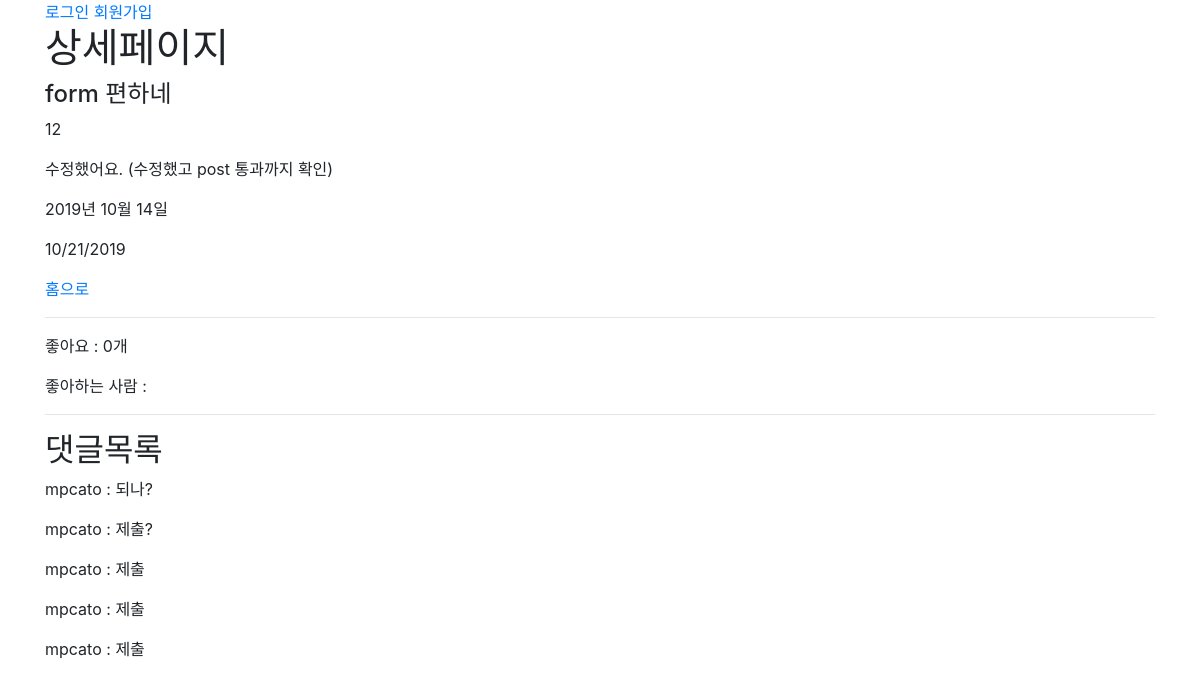
The app's page /articles/12/ with its own data.
### articles/models.py (models this page shows, shortened)
class Article(models.Model):
    title = models.CharField(max_length=50)
    content = models.TextField()
    created_at = models.DateTimeField(auto_now_add=True)
    updated_at = models.DateTimeField(auto_now=True)
    user = models.ForeignKey(settings.AUTH_USER_MODEL, on_delete=models.CASCADE,)
    like_users = models.ManyToManyField(settings.AUTH_USER_MODEL, related_name='like_articles', blank=True)
    class Meta:
        ordering = ('-pk',)

class Comment(models.Model):
    article = models.ForeignKey(Article, on_delete=models.CASCADE)
    user = models.ForeignKey(settings.AUTH_USER_MODEL, on_delete=models.CASCADE)
    content = models.CharField(max_length=150)
    created_at = models.DateTimeField(auto_now_add=True)
    updated_at = models.DateTimeField(auto_now=True)
    class Meta:
        ordering = ('-pk',)

### articles/views.py (the view)
# urls.py: path('<int:pk>/', views.detail, name='detail'),
def detail(request, pk):
    try:
        article = Article.objects.get(pk=pk)
    except Article.DoesNotExist:
        raise Http404('해당하는 ID의 글이 존재하지 않습니다.')
    comment_form = CommentForm()
    context = {
        'article' : article,
        'comment_form' : comment_form,
        'comments' : article.comment_set.all(),
    }
    return render(request, 'articles/detail.html', context)

### articles/templates/articles/detail.html (shortened to what this page needs)
{% extends 'base.html' %}
{% load bootstrap4 %}
{% block body %}
<h1>상세페이지</h1>
<h4>{{ article.title }}</h4>
<p>{{ article.pk }}</p>
<p>{{ article.content }}</p>
<p>{{ article.created_at|date:"Y년 M j일" }}</p>
<p>{{ article.updated_at|date:"SHORT_DATE_FORMAT" }}</p>
<a href="{% url 'articles:index' %}">홈으로</a>
<br>
<hr>
<p>좋아요 : {{ article.like_users.count }}개 </p>
<p>좋아하는 사람 :
</p>
<hr>
<h2>댓글목록</h2>
{% for comment in comments %}
<p>{{ comment.user }} : {{ comment.content }}</p>
{% endfor %}
{% endblock %}

### records on screen
Article: title "form 편하네", pk "12", content "수정했어요. (수정했고 post 통과까지 확인)", created_at "2019년 10월 14일", updated_at "10/21/2019", like_users.count "0"
Comment: user "mpcato", content "되나?"
Comment: user "mpcato", content "제출?"
Comment: user "mpcato", content "제출"
Comment: user "mpcato", content "제출"
Comment: user "mpcato", content "제출"
